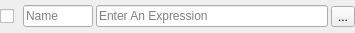
<?xml version="1.0" encoding="UTF-8"?>
<ui version="4.0">
 <class>Form</class>
 <widget class="QWidget" name="Form">
  <property name="geometry">
   <rect>
    <x>0</x>
    <y>0</y>
    <width>355</width>
    <height>33</height>
   </rect>
  </property>
  <property name="windowTitle">
   <string>Form</string>
  </property>
  <layout class="QHBoxLayout" name="horizontalLayout" stretch="1,3,10,0">
   <property name="spacing">
    <number>3</number>
   </property>
   <property name="leftMargin">
    <number>0</number>
   </property>
   <property name="topMargin">
    <number>2</number>
   </property>
   <property name="rightMargin">
    <number>0</number>
   </property>
   <property name="bottomMargin">
    <number>2</number>
   </property>
   <item>
    <widget class="QCheckBox" name="enable">
     <property name="sizePolicy">
      <sizepolicy hsizetype="Maximum" vsizetype="Fixed">
       <horstretch>0</horstretch>
       <verstretch>0</verstretch>
      </sizepolicy>
     </property>
     <property name="minimumSize">
      <size>
       <width>20</width>
       <height>0</height>
      </size>
     </property>
     <property name="text">
      <string/>
     </property>
    </widget>
   </item>
   <item>
    <widget class="QLineEdit" name="name">
     <property name="sizePolicy">
      <sizepolicy hsizetype="Maximum" vsizetype="Fixed">
       <horstretch>0</horstretch>
       <verstretch>0</verstretch>
      </sizepolicy>
     </property>
     <property name="placeholderText">
      <string>Name</string>
     </property>
    </widget>
   </item>
   <item>
    <widget class="QLineEdit" name="cmd">
     <property name="sizePolicy">
      <sizepolicy hsizetype="MinimumExpanding" vsizetype="Fixed">
       <horstretch>0</horstretch>
       <verstretch>0</verstretch>
      </sizepolicy>
     </property>
     <property name="placeholderText">
      <string>Enter An Expression</string>
     </property>
    </widget>
   </item>
   <item>
    <widget class="QToolButton" name="toolButton">
     <property name="text">
      <string>...</string>
     </property>
     <property name="icon">
      <iconset theme="window-close"/>
     </property>
    </widget>
   </item>
  </layout>
 </widget>
 <resources/>
 <connections>
  <connection>
   <sender>toolButton</sender>
   <signal>clicked()</signal>
   <receiver>Form</receiver>
   <slot>remove()</slot>
   <hints>
    <hint type="sourcelabel">
     <x>345</x>
     <y>19</y>
    </hint>
    <hint type="destinationlabel">
     <x>365</x>
     <y>19</y>
    </hint>
   </hints>
  </connection>
 </connections>
 <slots>
  <slot>remove()</slot>
 </slots>
</ui>
